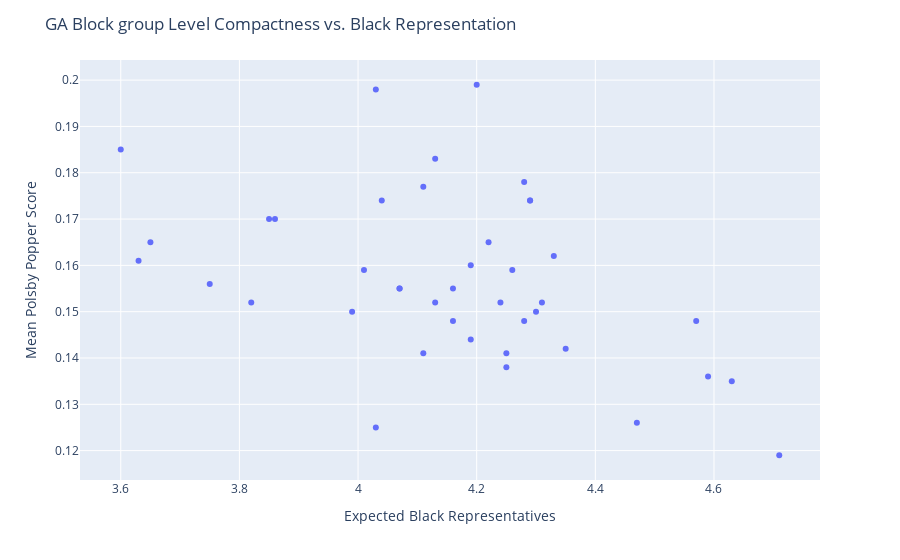

The code cell stored with this chart in its notebook:
### Code cell
import plotly.express as px

#fig = px.scatter(x=black_reps, y=compact_avg)

fig = px.scatter(df_summary, x="black_reps", y="polsby_popper", hover_data=['outfile_name','pop_tolerance'])
fig.update_layout(title=f'{state_code.upper()} {block_level.capitalize()} Level Compactness vs. Black Representation',
                    xaxis_title="Expected Black Representatives",
                    yaxis_title="Mean Polsby Popper Score")
# Create an interactive plot
fig.write_html(f"outputs/{state_code}/{state_code}_{block_level}_comparison.html")
fig.show()

df_summary # display the data (you could also just open the .csv file in excel if you want to look at it)

### Figure 1 — Plotly figure (JSON) as saved in the notebook; plotly's stock layout.template omitted (floating-point values rounded to 4 significant figures)
{"data": [{"customdata": [["block_group_bvap0_pp1_0.01k_00.csv", 0.01], ["block_group_bvap0_pp1_0.01k_01.csv", 0.01], ["block_group_bvap0_pp1bvap1_pp0_0.01k_00.csv", 0.01], ["block_group_bvap0_pp1bvap1_pp0_0.01k_01.csv", 0.01], ["block_group_bvap0_pp1bvap1_pp0bvap0.75_pp0.25_0.01k_00.csv", 0.01], ["block_group_bvap0_pp1bvap1_pp0bvap0.75_pp0.25_0.01k_01.csv", 0.01], ["block_group_bvap0_pp1bvap1_pp0bvap0.75_pp0.25bvap0.25_pp0.75_0.01k_00.csv", 0.01], ["block_group_bvap0_pp1bvap1_pp0bvap0.75_pp0.25bvap0.25_pp0.75_0.01k_01.csv", 0.01], ["block_group_bvap0_pp1bvap1_pp0bvap0.75_pp0.25bvap0.25_pp0.75bvap1_pp1_0.01k_00.csv", 0.01], ["block_group_bvap0_pp1bvap1_pp0bvap0.75_pp0.25bvap0.25_pp0.75bvap1_pp1_0.01k_01.csv", 0.01], ["block_group__0.01k_00.csv", 0.01], ["block_group__0.01k_01.csv", 0.01], ["block_group_bvap1_pp1_0.01k_00.csv", 0.01], ["block_group_bvap0_pp1_0.01k_01.csv", 0.01], ["block_group_bvap1_pp0_0.01k_00.csv", 0.01], ["block_group_bvap1_pp0_0.01k_01.csv", 0.01], ["block_group_bvap0.75_pp0.25_0.01k_00.csv", 0.01], ["block_group_bvap0.75_pp0.25_0.01k_01.csv", 0.01], ["block_group_bvap0.25_pp0.75_0.01k_00.csv", 0.01], ["block_group_bvap0.25_pp0.75_0.01k_01.csv", 0.01], ["block_group_bvap1_pp1_0.01k_00.csv", 0.01], ["block_group_bvap1_pp1_0.01k_01.csv", 0.01], ["block_group__0.01k_00.csv", 0.01], ["block_group__0.01k_00.csv", 0.01], ["block_group__0.01k_00.csv", 0.01], ["block_group__0.01k_00.csv", 0.01], ["block_group__0.01k_00.csv", 0.01], ["block_group__0.01k_01.csv", 0.01], ["block_group__0.01k_02.csv", 0.01], ["block_group__0.1k_00.csv", 0.01], ["block_group__0.1k_01.csv", 0.01], ["block_group__0.1k_02.csv", 0.01], ["block_group__1.0k_00.csv", 0.01], ["block_group__1.0k_01.csv", 0.01], ["block_group__1.0k_02.csv", 0.01], ["block_group_bvap1_pp0_0.1k_00.csv", 0.01], ["block_group_bvap1_pp0_0.1k_01.csv", 0.01], ["block_group_bvap1_pp0_0.1k_02.csv", 0.01], ["block_group_bvap1_pp0bvap1_pp0_0.1k_00.csv", 0.01], ["block_group_bvap1_pp0bvap1_pp0_0.1k_01.csv", 0.01], ["block_group_bvap1_pp0bvap1_pp0_0.1k_02.csv", 0.01]], "hovertemplate": "black_reps=%{x}<br>polsby_popper=%{y}<br>outfile_name=%{customdata[0]}<br>pop_tolerance=%{customdata[1]}<extra></extra>", "legendgroup": "", "marker": {"color": "#636efa", "symbol": "circle"}, "mode": "markers", "name": "", "orientation": "v", "showlegend": false, "type": "scatter", "x": [4.3, 4.07, 4.03, 4.29, 4.26, 4.16, 3.86, 3.65, 4.2, 4.04, 4.03, 4.35, 4.07, 4.29, 4.01, 4.13, 3.75, 4.22, 4.11, 4.28, 4.13, 4.11, 3.6, 3.63, 3.85, 4.28, 4.19, 3.82, 3.99, 4.33, 4.31, 4.25, 4.63, 4.71, 4.59, 4.57, 4.16, 4.24, 4.19, 4.47, 4.25], "xaxis": "x", "y": [0.15, 0.155, 0.125, 0.174, 0.159, 0.148, 0.17, 0.165, 0.199, 0.174, 0.198, 0.142, 0.155, 0.174, 0.159, 0.152, 0.156, 0.165, 0.177, 0.178, 0.183, 0.141, 0.185, 0.161, 0.17, 0.148, 0.144, 0.152, 0.15, 0.162, 0.152, 0.138, 0.135, 0.119, 0.136, 0.148, 0.155, 0.152, 0.16, 0.126, 0.141], "yaxis": "y"}], "layout": {"legend": {"tracegroupgap": 0}, "margin": {"t": 60}, "title": {"text": "GA Block group Level Compactness vs. Black Representation"}, "xaxis": {"anchor": "y", "domain": [0, 1], "title": {"text": "Expected Black Representatives"}}, "yaxis": {"anchor": "x", "domain": [0, 1], "title": {"text": "Mean Polsby Popper Score"}}}}
